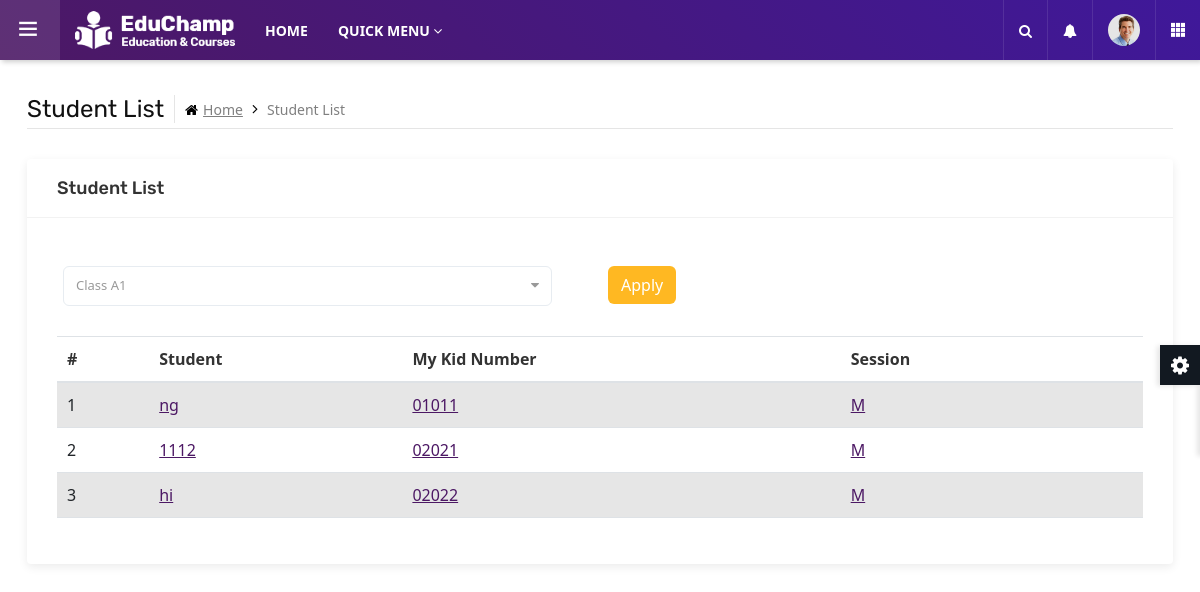
/dashboardAdmin.php (signed in), run on the app's committed database.
### tables this page shows
CREATE TABLE `student` (
  `stdMKN` char(12) NOT NULL,
  `stdName` varchar(50) NOT NULL,
  `stdGender` tinyint(1) NOT NULL,
  `stdAge` decimal(2,0) NOT NULL,
  `stdDOB` date NOT NULL,
  `stdFavorColor` varchar(20) DEFAULT NULL,
  `stdDiapers` tinyint(1) NOT NULL,
  `stdSession` varchar(2) NOT NULL,
  `stdMeal` varchar(2) NOT NULL,
  `stdPhoto` varchar(40) NOT NULL,
  `stdRegStatus` tinyint(2) NOT NULL,
  `pIC` char(12) NOT NULL,
  `clsName` varchar(20) DEFAULT NULL,
  `prgName` varchar(50) DEFAULT NULL
);

### dashboardAdmin.php (called while the page is built)
<?php
include "myStd.php";
?>

### myStd.php (the view, shortened to what this page needs)
<?php
include "dbconnect.php"
?>
	<main class="ttr-wrapper">
		<div class="container-fluid">
			<div class="db-breadcrumb">
				<h4 class="breadcrumb-title">Student List</h4>
				<ul class="db-breadcrumb-list">
					<li><a href="#"><i class="fa fa-home"></i>Home</a></li>
					<li>Student List</li>
				</ul>
			</div>
			<div class="row">
				<div class="col-lg-12 m-b30">
					<div class="widget-box">
						<div class="wc-title">
							<h4>Student List</h4>
						</div>
                            <form id ='filter' method = 'GET' action = 'myStd.php'>
                            <div class = 'row'>
                                <div class = 'col-lg-6 px-5 pt-5'>
                                <select name = 'clsName' class = 'form-control' id='select'>";
                <?php
                $query = "SELECT DISTINCT clsName as clsName FROM subjectsTeac WHERE tIC = $_SESSION[tIC]";
                $result = mysqli_query($con, $query);
                $count = 0;
                while($row = mysqli_fetch_array($result)){
                    if($row['clsName'] != $_GET["clsName"]){
                        if($count == 0){
                            echo "<option value = '$_GET[clsName]'> $_GET[clsName] </option>";
                        }
                        echo "<option value = '$row[clsName]'> $row[clsName] </option>";
                    }
                    elseif($count == 0){
                        echo "<option value = '$_GET[clsName]'> $_GET[clsName] </option>";
                    }
                    $count += 1;
                }
                ?>
                                </select>
                                </div>
                                <div class = "col-lg-3 px-2 pt-5">
                                <input type = 'submit' class = "btn yellow" value = "Apply">
                                </div>
                            </div>
                            </form>
						<div class="widget-inner">
                            <table class="table table-striped table-hover ">
                                <thead>
                                    <tr>
                                    <th>#</th>
                                    <th>Student</th>
                                    <th>My Kid Number</th>
                                    <th>Session</th>
                                    <th></th>
                                    </tr>
                                </thead>
                                <tbody>
                            <?php
                                $query = "SELECT * FROM Student WHERE Student.clsName = '$_GET[clsName]' AND Student.stdRegStatus = 2";
                                $result = mysqli_query($con, $query);
                                $count = 1;
                                while( $row = mysqli_fetch_array($result)){
                                    echo "
                                    <tr>
                                    <td>$count</td>
                                    <td><a href = '#'>$row[stdName]</a></td>
                                    <td><a href = '#'>$row[stdMKN]</a></td>
                                    <td><a href = '#'>$row[stdSession]<td>
                                    </tr>
                                    ";
                                    $count+=1;
                                }
                            ?>
                                </tbody>
                            </table>
						</div>
					</div>
				</div>
			</div>
		</div>
	</main>
</body>
</html>

### assets/css/typography.css (style rules this page uses)
body { background-color: #fff; font-family: Rubik; font-size: 16px; font-weight: 400; color:#505050; padding: 0; margin: 0; overflow-x: hidden; -webkit-font-smoothing: antialiased; font-smoothing: antialiased; -moz-osx-font-smoothing: grayscale; scroll-behavior: smooth; }
section, article, aside, details, figcaption, figure, footer, header, hgroup, main, menu, nav, summary { display: block; }
table { background-color: transparent; width: 100%; }
table thead th { color: #333; }
table td { padding: 15px 10px; }
p, address, pre, hr, ul, ol, dl, dd, table { margin-bottom: 24px; }
h1, h2, h3, h4, h5, h6 { color: #111111; font-family: rubik; margin-top:0; }
h4 { font-size: 22px; line-height: 28px; margin-bottom: 15px; font-weight: 500; }
dl, ul, ol { list-style-position: outside; padding: 0; }
ul, ol { margin-bottom: 24px; }
ul li, ol li { padding: 0; }
.m-b30 { margin-bottom: 30px; }

### assets/css/dashboard.css (style rules this page uses)
.ttr-pinned-sidebar.ttr-opened-sidebar .ttr-wrapper { margin-left: 300px; }
.ttr-pinned-sidebar .ttr-wrapper { margin-left: 0; }
.ttr-wrapper { padding-top: 95px; -webkit-transition: margin 200ms cubic-bezier(0.215, 0.610, 0.355, 1.000); -moz-transition: margin 200ms cubic-bezier(0.215, 0.610, 0.355, 1.000); -o-transition: margin 200ms cubic-bezier(0.215, 0.610, 0.355, 1.000); transition: margin 200ms cubic-bezier(0.215, 0.610, 0.355, 1.000); }
.ttr-wrapper { padding-left:15px; padding-right:15px; }
.db-breadcrumb { display:flex; align-items: center; border-bottom: 1px solid rgba(0,0,0,0.1); padding-bottom: 5px; margin-bottom: 30px; }
.db-breadcrumb-list { list-style:none; margin:0; padding:0; }
.breadcrumb-title { margin-bottom: 0; font-weight: 400; border-right: 1px solid rgba(0,0,0,0.1); padding-right: 10px; margin-right: 10px; line-height: 28px; }
.db-breadcrumb-list li { display: inline-block; color: #7f7f7f; font-size: 14px; padding: 0 20px 0px 0; position:relative; }
.db-breadcrumb-list li i { margin-right:5px; color:#000; }
.db-breadcrumb-list li a { color:#7f7f7f; }
.db-breadcrumb-list li:last-child { padding-right:0; }
.db-breadcrumb-list li:after { font-family: FontAwesome; content: "\f105"; position: absolute; color: #000; right: 5px; font-size: 15px; top: -1px; }
.db-breadcrumb-list li:last-child:after { content:none; }
.widget-box { background-color: #fff; box-shadow:0 3px 10px 0px rgba(0,0,0,.08); border-radius: 4px; height: 100%; }
.widget-box .widget-inner { padding:30px; }
.widget-box .wc-title { border-bottom:1px solid rgba(0,0,0,0.05); padding:20px 30px; }
.widget-box .wc-title h4 { font-size:18px; line-height:18px; margin:0; color:#333; font-weight:500; }
@media only screen and (max-width: 1200px) { .ttr-pinned-sidebar .ttr-wrapper { margin-left: 310px; } }
@media only screen and (max-width: 1200px) { .ttr-pinned-sidebar.ttr-opened-sidebar .ttr-wrapper { margin-left: 0; } }

### assets/css/color/color-1.css (style rules this page uses)
:root { --primary: #4c1864; --sc-primary: #4d0a91; }
.bg-primary,.btn,.comments-area .comment-form p input[type="submit"],.pagination > .active > a,.pagination > .active > span,.pagination > .active > a:hover,.pagination > .active > span:hover,.pagination > .active > a:focus,.pagination > .active > span:focus,.feature-filters .active > [class*="btn"],.list-num-count > li:before,.pagination-bx.primary .pagination > li > a, .pagination-bx.primary .pagination > li > span,button.back-to-top,.rev-btn { background-color: #4c1864; }
.course-info-list ul li a.active, .course-info-list ul li a:hover,.btn,.profile-tabnav .nav li a.active,button.back-to-top,.upcoming-event-carousel.owl-btn-1 .owl-prev, .upcoming-event-carousel.owl-btn-1 .owl-next,.courses-carousel .owl-nav .owl-next, .courses-carousel .owl-nav .owl-prev, .recent-news-carousel .owl-nav .owl-next, .recent-news-carousel .owl-nav .owl-prev, .testimonial-carousel .owl-nav .owl-next, .testimonial-carousel .owl-nav .owl-prev { background-color:#f7b205; color:#000; }

### assets/css/shortcodes/breadcrumb.css (style rules this page uses)
.table > tbody > tr > td, .table > tbody > tr > th, .table > tfoot > tr > td, .table > tfoot > tr > th, .table > thead > tr > td, .table > thead > tr > th { padding: 10px; }

### data on the page
student: stdName "ng", stdMKN "01011", stdSession "M"
student: stdName "1112", stdMKN "02021", stdSession "M"
student: stdName "hi", stdMKN "02022", stdSession "M"
